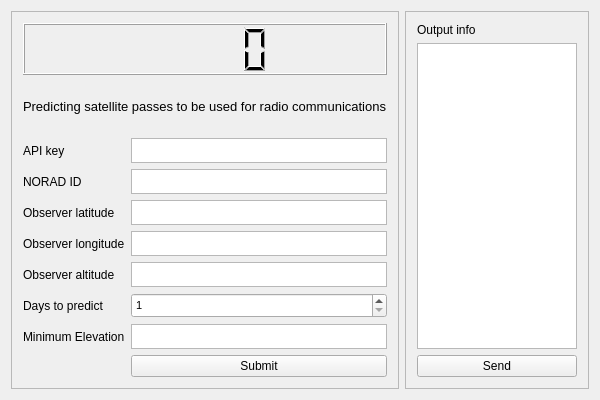
<?xml version="1.0" encoding="UTF-8"?>
<ui version="4.0">
 <class>SatTrackerClass</class>
 <widget class="QMainWindow" name="SatTrackerClass">
  <property name="geometry">
   <rect>
    <x>0</x>
    <y>0</y>
    <width>600</width>
    <height>400</height>
   </rect>
  </property>
  <property name="windowTitle">
   <string>SatTracker</string>
  </property>
  <widget class="QWidget" name="centralWidget">
   <layout class="QHBoxLayout" name="horizontalLayout">
    <item>
     <widget class="QFrame" name="frame">
      <property name="frameShape">
       <enum>QFrame::StyledPanel</enum>
      </property>
      <property name="frameShadow">
       <enum>QFrame::Raised</enum>
      </property>
      <layout class="QGridLayout" name="gridLayout">
       <item row="3" column="0" colspan="2">
        <widget class="QLCDNumber" name="timeBox"/>
       </item>
       <item row="5" column="0">
        <widget class="QLabel" name="apiKeyLabl">
         <property name="toolTip">
          <string>This program uses N2YO.com API to get satellite information. For that to work you need to register and get your API key</string>
         </property>
         <property name="text">
          <string>API key</string>
         </property>
        </widget>
       </item>
       <item row="6" column="0">
        <widget class="QLabel" name="noradIDLabel">
         <property name="toolTip">
          <string>This is the NORAD catalog number for the satellite you are trying to recieve</string>
         </property>
         <property name="text">
          <string>NORAD ID</string>
         </property>
        </widget>
       </item>
       <item row="8" column="0">
        <widget class="QLabel" name="obsLonLabel">
         <property name="toolTip">
          <string>Your longitude in decimal degrees</string>
         </property>
         <property name="text">
          <string>Observer longitude</string>
         </property>
        </widget>
       </item>
       <item row="9" column="0">
        <widget class="QLabel" name="obsAltLabel">
         <property name="toolTip">
          <string>Your altitude from sea level</string>
         </property>
         <property name="text">
          <string>Observer altitude</string>
         </property>
        </widget>
       </item>
       <item row="6" column="1">
        <widget class="QPlainTextEdit" name="noradIDText">
         <property name="maximumSize">
          <size>
           <width>16777215</width>
           <height>25</height>
          </size>
         </property>
         <property name="font">
          <font>
           <pointsize>8</pointsize>
          </font>
         </property>
        </widget>
       </item>
       <item row="8" column="1">
        <widget class="QPlainTextEdit" name="obsLonText">
         <property name="maximumSize">
          <size>
           <width>16777215</width>
           <height>25</height>
          </size>
         </property>
         <property name="font">
          <font>
           <pointsize>8</pointsize>
          </font>
         </property>
        </widget>
       </item>
       <item row="9" column="1">
        <widget class="QPlainTextEdit" name="obsAltText">
         <property name="maximumSize">
          <size>
           <width>16777215</width>
           <height>25</height>
          </size>
         </property>
         <property name="font">
          <font>
           <pointsize>8</pointsize>
          </font>
         </property>
        </widget>
       </item>
       <item row="10" column="0">
        <widget class="QLabel" name="daysLabel">
         <property name="toolTip">
          <string>Number of days you wish to predict (up to 10)</string>
         </property>
         <property name="text">
          <string>Days to predict</string>
         </property>
        </widget>
       </item>
       <item row="11" column="0">
        <widget class="QLabel" name="minElevLabel">
         <property name="toolTip">
          <string>Minimum acceptable elevation. This influences signal quality(accepts intreger values in degrees)</string>
         </property>
         <property name="text">
          <string>Minimum Elevation</string>
         </property>
        </widget>
       </item>
       <item row="7" column="1">
        <widget class="QPlainTextEdit" name="obsLatText">
         <property name="maximumSize">
          <size>
           <width>16777215</width>
           <height>25</height>
          </size>
         </property>
         <property name="font">
          <font>
           <pointsize>8</pointsize>
          </font>
         </property>
        </widget>
       </item>
       <item row="7" column="0">
        <widget class="QLabel" name="obsLatLabel">
         <property name="toolTip">
          <string>Your latitude in decimal degrees</string>
         </property>
         <property name="text">
          <string>Observer latitude</string>
         </property>
        </widget>
       </item>
       <item row="11" column="1">
        <widget class="QPlainTextEdit" name="minElevText">
         <property name="maximumSize">
          <size>
           <width>16777215</width>
           <height>25</height>
          </size>
         </property>
         <property name="font">
          <font>
           <pointsize>8</pointsize>
          </font>
         </property>
        </widget>
       </item>
       <item row="4" column="0" colspan="2">
        <widget class="QLabel" name="inputLabel">
         <property name="font">
          <font>
           <pointsize>10</pointsize>
          </font>
         </property>
         <property name="text">
          <string>Predicting satellite passes to be used for radio communications</string>
         </property>
         <property name="textFormat">
          <enum>Qt::PlainText</enum>
         </property>
        </widget>
       </item>
       <item row="12" column="1">
        <widget class="QPushButton" name="submitButton">
         <property name="text">
          <string>Submit</string>
         </property>
        </widget>
       </item>
       <item row="10" column="1">
        <widget class="QSpinBox" name="daysBox">
         <property name="minimumSize">
          <size>
           <width>0</width>
           <height>25</height>
          </size>
         </property>
         <property name="font">
          <font>
           <pointsize>8</pointsize>
          </font>
         </property>
         <property name="minimum">
          <number>1</number>
         </property>
         <property name="maximum">
          <number>10</number>
         </property>
        </widget>
       </item>
       <item row="5" column="1">
        <widget class="QTextEdit" name="apiKeyBox">
         <property name="maximumSize">
          <size>
           <width>16777215</width>
           <height>25</height>
          </size>
         </property>
         <property name="font">
          <font>
           <pointsize>8</pointsize>
          </font>
         </property>
        </widget>
       </item>
      </layout>
     </widget>
    </item>
    <item>
     <widget class="QFrame" name="frame_2">
      <property name="minimumSize">
       <size>
        <width>100</width>
        <height>0</height>
       </size>
      </property>
      <property name="frameShape">
       <enum>QFrame::StyledPanel</enum>
      </property>
      <property name="frameShadow">
       <enum>QFrame::Raised</enum>
      </property>
      <layout class="QVBoxLayout" name="verticalLayout">
       <item>
        <widget class="QLabel" name="outputInfoLabel">
         <property name="text">
          <string>Output info</string>
         </property>
        </widget>
       </item>
       <item>
        <widget class="QTextBrowser" name="satInfoBox"/>
       </item>
       <item>
        <widget class="QPushButton" name="sendButton">
         <property name="text">
          <string>Send</string>
         </property>
        </widget>
       </item>
      </layout>
     </widget>
    </item>
   </layout>
  </widget>
 </widget>
 <layoutdefault spacing="6" margin="11"/>
 <resources>
  <include location="sattracker.qrc"/>
 </resources>
 <connections/>
</ui>
